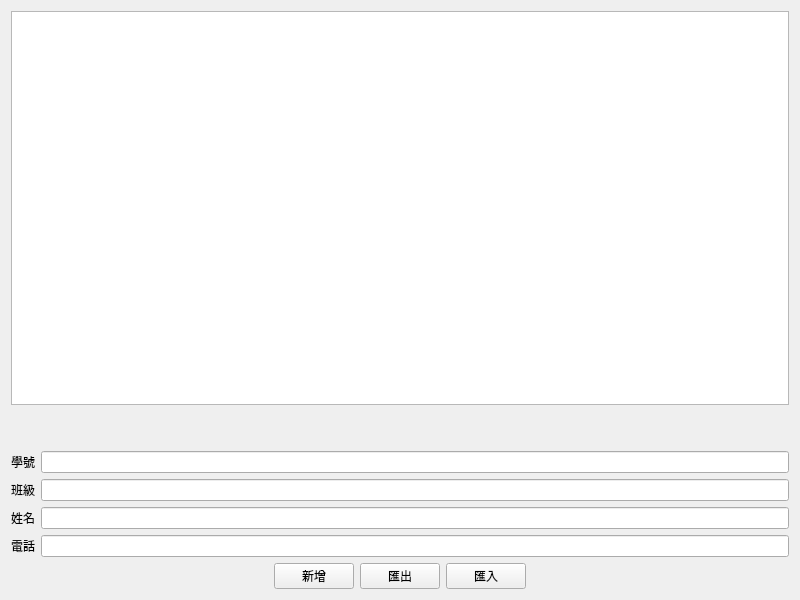
<?xml version="1.0" encoding="UTF-8"?>
<ui version="4.0">
 <class>Widget</class>
 <widget class="QWidget" name="Widget">
  <property name="geometry">
   <rect>
    <x>0</x>
    <y>0</y>
    <width>800</width>
    <height>600</height>
   </rect>
  </property>
  <property name="windowTitle">
   <string>Widget</string>
  </property>
  <layout class="QVBoxLayout" name="verticalLayout">
   <item>
    <widget class="QTableWidget" name="contactBook"/>
   </item>
   <item>
    <spacer name="verticalSpacer">
     <property name="orientation">
      <enum>Qt::Orientation::Vertical</enum>
     </property>
     <property name="sizeType">
      <enum>QSizePolicy::Policy::Minimum</enum>
     </property>
     <property name="sizeHint" stdset="0">
      <size>
       <width>20</width>
       <height>40</height>
      </size>
     </property>
    </spacer>
   </item>
   <item>
    <layout class="QFormLayout" name="formLayout">
     <property name="fieldGrowthPolicy">
      <enum>QFormLayout::FieldGrowthPolicy::ExpandingFieldsGrow</enum>
     </property>
     <item row="0" column="1">
      <widget class="QLineEdit" name="lineEdit"/>
     </item>
     <item row="1" column="0">
      <widget class="QLabel" name="label_2">
       <property name="text">
        <string>班級</string>
       </property>
      </widget>
     </item>
     <item row="1" column="1">
      <widget class="QLineEdit" name="lineEdit_2"/>
     </item>
     <item row="2" column="0">
      <widget class="QLabel" name="label_3">
       <property name="text">
        <string>姓名</string>
       </property>
      </widget>
     </item>
     <item row="2" column="1">
      <widget class="QLineEdit" name="lineEdit_3"/>
     </item>
     <item row="3" column="0">
      <widget class="QLabel" name="label_4">
       <property name="text">
        <string>電話</string>
       </property>
      </widget>
     </item>
     <item row="3" column="1">
      <widget class="QLineEdit" name="lineEdit_4"/>
     </item>
     <item row="0" column="0">
      <widget class="QLabel" name="label">
       <property name="text">
        <string>學號</string>
       </property>
      </widget>
     </item>
    </layout>
   </item>
   <item>
    <layout class="QHBoxLayout" name="horizontalLayout">
     <item>
      <spacer name="horizontalSpacer">
       <property name="orientation">
        <enum>Qt::Orientation::Horizontal</enum>
       </property>
       <property name="sizeHint" stdset="0">
        <size>
         <width>40</width>
         <height>20</height>
        </size>
       </property>
      </spacer>
     </item>
     <item>
      <widget class="QPushButton" name="insertButton">
       <property name="text">
        <string>新增</string>
       </property>
      </widget>
     </item>
     <item>
      <widget class="QPushButton" name="exportButton">
       <property name="text">
        <string>匯出</string>
       </property>
      </widget>
     </item>
     <item>
      <widget class="QPushButton" name="importButton">
       <property name="text">
        <string>匯入</string>
       </property>
      </widget>
     </item>
     <item>
      <spacer name="horizontalSpacer_2">
       <property name="orientation">
        <enum>Qt::Orientation::Horizontal</enum>
       </property>
       <property name="sizeHint" stdset="0">
        <size>
         <width>40</width>
         <height>20</height>
        </size>
       </property>
      </spacer>
     </item>
    </layout>
   </item>
  </layout>
 </widget>
 <resources/>
 <connections/>
</ui>
